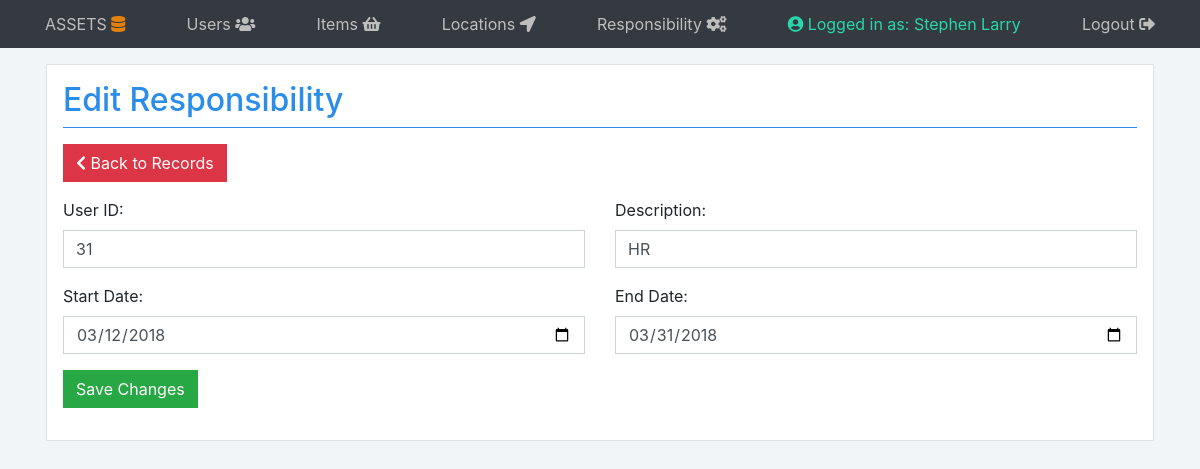
Page /updateresponsibility.php?id=19 (signed in) on the committed database.
### tables this page shows
CREATE TABLE `responsibility` (
  `id` int(11) NOT NULL,
  `userid` int(11) NOT NULL,
  `startdate` date NOT NULL,
  `enddate` date NOT NULL,
  `description` varchar(30) NOT NULL
);

### updateresponsibility.php (the view, shortened to what this page needs)
<!DOCTYPE html>
<html>
<head>
    <link rel="stylesheet" href="https://stackpath.bootstrapcdn.com/bootstrap/4.1.3/css/bootstrap.min.css"
>
    <link rel="stylesheet" type="text/css" media="screen" href="styles/style.css" />
    <link rel="stylesheet" href="https://use.fontawesome.com/releases/v5.4.2/css/all.css"
>
</head>
<body>
    <nav class="site-header sticky-top py-1 bg-dark">
        <div class="container d-flex flex-column flex-md-row justify-content-between">
            <a class="py-2" href="#">ASSETS <i class="br fas fa-database"></i></a>
            <a class="py-2 d-none d-md-inline-block" href="viewusers.php">Users <i class="fas fa-users"></i></a>
            <a class="py-2 d-none d-md-inline-block" href="viewitems.php">Items <i class="fas fa-shopping-basket"></i></a>
            <a class="py-2 d-none d-md-inline-block" href="viewlocations.php">Locations <i class="fas fa-location-arrow"></i></a>
            <a class="py-2 d-none d-md-inline-block" href="viewresponsibility.php">Responsibility <i class="fas fa-cogs"></i></a>
            <a class="py-2 d-none d-md-inline-block l" href="#"><i class="fas fa-user-circle"></i> Logged in as: <?php echo $_SESSION['user'] ?></a>
            <a class="py-2 d-none d-md-inline-block" href="config/logout.php">Logout <i class="fas fa-sign-out-alt"></i></a>
        </div>
    </nav>
    <div class="container">
        <div class="row">
            <div class="col-md bg-l d">
                <h2 class="title">Edit Responsibility</h2>
                <a class="btn btn-danger" href="viewresponsibility.php"><i class='fas fa-chevron-left'></i> Back to Records</a>
                <?php
                $id = isset($_GET['id']) ? $_GET['id'] : die('ERROR: Record ID not found.');
                include 'config/database.php';
                try {
                    $query = "SELECT id,userid,startdate,description,enddate FROM responsibility WHERE id = ? LIMIT 0,1";
                    $stmt = $con->prepare($query);
                    $stmt->bindParam(1, $id);
                    $stmt->execute();
                    $row = $stmt->fetch(PDO::FETCH_ASSOC);
                    $userid = $row['userid'];
                    $startdate = $row['startdate'];
                    $description = $row['description'];
                    $enddate = $row['enddate'];
                } catch (PDOException $exception) {
                    die('ERROR: ' . $exception->getMessage());
                }
                ?>
                <form class="form" action="<?php echo htmlspecialchars($_SERVER["PHP_SELF"]) . "?id={$id}"; ?>" method="POST">
                    <div class="row">
                        <div class="col">
                            <div class="form-group">
                                <label for="userid">User ID:</label>
                                <input type="text" class="form-control" name="userid" id="userid" value="<?php echo htmlspecialchars($userid, ENT_QUOTES); ?>" required>
                            </div>
                        </div>
                        <div class="col">
                            <div class="form-group">
                                <label for="description">Description:</label>
                                <input type="text" class="form-control" name="description" id="description" value="<?php echo htmlspecialchars($description, ENT_QUOTES); ?>" required>
                            </div>
                        </div>
                    </div>
                    <div class="row">
                        <div class="col">
                            <div class="form-group">
                                <label for="startdate">Start Date:</label>
                                <input type="date" class="form-control" name="startdate" id="startdate" value="<?php echo htmlspecialchars($startdate, ENT_QUOTES); ?>" required>
                            </div>
                        </div>
                        <div class="col">
                            <div class="form-group">
                                <label for="enddate">End Date:</label>
                                <input type="date" class="form-control" name="enddate" id="enddate" value="<?php echo htmlspecialchars($enddate, ENT_QUOTES); ?>" required>
                            </div>
                        </div>
                    </div>
                    <div class="form-group">
                        <input type="submit" name="Save Changes" value="Save Changes" class="btn btn-success">
                    </div>
                </form>
            </div>
        </div>
    </div>
</body>
</html>

### styles/style.css (style rules this page uses)
.py-2 { color: #bebebe; }
.title { color: rgb(42, 141, 233); border-bottom: 1px solid rgb(42, 141, 233); padding-bottom: 8px; margin-bottom: 16px; }
body { background-color: #f1f5f8; }
.bg-l { background-color: #ffffff; }
.d { margin: 16px; border: 1px solid #e2e2e2; padding: 16px; }
.btn { color: #ffffff; }
.form-control { border-radius: 0; }
.btn { border-radius: 0; }
.l { color: #26d8ab; }
.br { color: rgb(230, 128, 13); }

### rows in the picture
responsibility: userid "31", description "HR", startdate "03/12/2018", enddate "03/31/2018"

### other values in the picture
$_SESSION['user'] "Stephen Larry"
